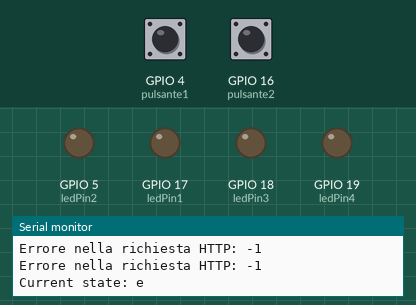
Recording of a sketch running on a simulated ESP32. On the bench: output pins drawn as LEDs (lit = HIGH), the last lines printed to the serial monitor. The inputs (shaded band) are chosen by the test bench; at power-on: GPIO 16 (pulsante2) LOW, GPIO 4 (pulsante1) LOW. WiFi joins after 1.5 s; servers stay silent unless stated; uploads are accepted with an empty reply.

Above: at 7.2 s.
7.3 s: GPIO 16 (pulsante2) pulled HIGH for 0.15 s
At 7.9 s:
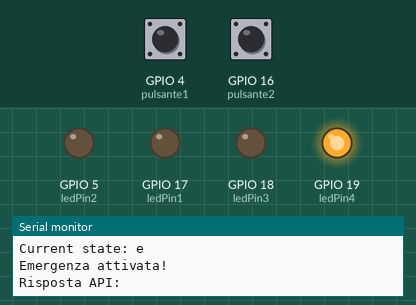
8.9 s: GPIO 4 (pulsante1) pulled HIGH for 0.15 s
Timing chart, 0 to 11.9 s (numbered marks = the images above; inputs shaded):
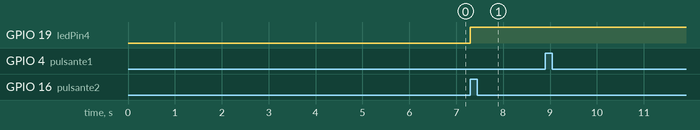

The sketch:

AGV_controller.ino
```cpp
#include <WiFi.h>
#include <HTTPClient.h>
#include <ArduinoJson.h>

const char* ssid = "";
const char* password = "";
const char* apiEndpoint = "";
const char* s3apiEndpoint = "";

const int ledPin1 = 17;  // LED 1: in stazione/navigazione
const int ledPin2 = 5;   // LED 2: attesa carico
const int ledPin3 = 18;  // LED 3: attesa scarico
const int ledPin4 = 19;  // LED 4: emergenza
const int pulsante1 = 4;  // Pulsante 1: gestisce la logica del sistema
const int pulsante2 = 16; // Pulsante 2: emergenza
const int potenziometro = 34;  // Pin del potenziometro
const int threshold = 4000;    // Valore massimo del potenziometro

DynamicJsonDocument doc(1024);
char currentState[32] = "";

unsigned long previousMillis = 0;
unsigned long ledBlinkInterval = 500;  // Intervallo di lampeggio (500 ms)
bool ledState = LOW;

void setup() {

  pinMode(ledPin1, OUTPUT);
  pinMode(ledPin2, OUTPUT);
  pinMode(ledPin3, OUTPUT);
  pinMode(ledPin4, OUTPUT);
  pinMode(pulsante1, INPUT);
  pinMode(pulsante2, INPUT);
  pinMode(potenziometro, INPUT);

  Serial.begin(115200);

  // Connessione Wi-Fi
  WiFi.begin(ssid, password);
  while (WiFi.status() != WL_CONNECTED) {
    delay(1000);
    Serial.println("Connessione a Wi-Fi...");
  }
  Serial.println("Connesso a Wi-Fi");

  for(int i = 0; i< 5; i++){
    strcpy(currentState, getLastState().c_str());
    if(strcmp(currentState, "e") != 0)
      break;
  }
  delay(3000);
  Serial.println("Current state: " + String(currentState));
}

void loop() {
  String response = "";
  const char* newState = "";

  unsigned long currentMillis = millis();

  // Stato "in_stazione" - LED 1 acceso
  if (strcmp(currentState, "in_stazione") == 0) {
    digitalWrite(ledPin1, HIGH);
    digitalWrite(ledPin2, LOW);
    digitalWrite(ledPin3, LOW);
    digitalWrite(ledPin4, LOW);
  }

  // Gestione emergenza con Pulsante 2
  if (digitalRead(pulsante2) == 1) {
    Serial.println("Emergenza attivata!");
    strcpy(currentState, "emergenza");
    digitalWrite(ledPin4, HIGH);  // Accendi il LED 4
    sendEventToAPIGateway("emergenza");

  }

  // Stato "emergenza" - LED 4 acceso
  if (strcmp(currentState, "emergenza") == 0) {
    digitalWrite(ledPin1, LOW);
    digitalWrite(ledPin2, LOW);
    digitalWrite(ledPin3, LOW);
    digitalWrite(ledPin4, HIGH);

    // Se viene premuto il pulsante 1, si ritorna a "in_stazione"
    if (digitalRead(pulsante1) == 1) {
      Serial.println("Uscita dallo stato di emergenza, ritorno a 'in_stazione'");
      response = sendEventToAPIGateway("azione");
      handleApiResponse(response, "in_stazione");
    }
  }

  // Se pulsante premuto in "in_stazione"
  if (digitalRead(pulsante1) == 1 && strcmp(currentState, "in_stazione") == 0) {
    Serial.println("Transizione a 'navigazione'");
    response = sendEventToAPIGateway("azione");
    handleApiResponse(response, "navigazione");
  }

  // Stato "navigazione" con LED 1 lampeggiante
  if (strcmp(currentState, "navigazione") == 0) {
    blinkLed(ledPin1, currentMillis);

    if (digitalRead(pulsante1) == 1) {
      Serial.println("Transizione a 'attesa_carico'");
      response = sendEventToAPIGateway("azione");
      handleApiResponse(response, "attesa_carico");
    }
  }

  // Stato "attesa_carico" - LED 2 lampeggiante
  if (strcmp(currentState, "attesa_carico") == 0) {
    blinkLed(ledPin2, currentMillis);
    digitalWrite(ledPin1, LOW);

    int potValue = analogRead(potenziometro);
    if (potValue >= threshold) {
      Serial.println("Transizione a 'caricato'");
      response = sendEventToAPIGateway("pot_up");
      handleApiResponse(response, "caricato");
    }
  }

  // Stato "caricato" - LED 2 fisso
  if (strcmp(currentState, "caricato") == 0) {
    digitalWrite(ledPin2, HIGH);
    digitalWrite(ledPin1, LOW);
    digitalWrite(ledPin3, LOW);

    if (digitalRead(pulsante1) == 1) {
      Serial.println("Transizione a 'attesa_scarico'");
      response = sendEventToAPIGateway("azione");
      handleApiResponse(response, "attesa_scarico");
    }
  }

  // Stato "attesa_scarico" - LED 3 fisso
  if (strcmp(currentState, "attesa_scarico") == 0) {
    digitalWrite(ledPin3, HIGH);
    digitalWrite(ledPin1, LOW);
    digitalWrite(ledPin2, LOW);

    int potValue = analogRead(potenziometro);
    if (potValue == 0) {
      Serial.println("Transizione a 'in_stazione'");
      response = sendEventToAPIGateway("pot_down");
      handleApiResponse(response, "in_stazione");
    }
  }
}

void handleApiResponse(String response, const char* expectedState) {
  DeserializationError error = deserializeJson(doc, response);
  if (error) {
    Serial.print(F("deserializeJson() failed: "));
    Serial.println(error.c_str());
    return;
  }

  const char* newState = doc["new_state"];
  if (strcmp(newState, expectedState) == 0) {
    strcpy(currentState, newState);
    Serial.print("Nuovo stato: ");
    Serial.println(newState);
  } else {
    Serial.println("Lo stato non è cambiato.");
  }
}

String sendEventToAPIGateway(const char* inputEvent) {
  String response = "";
  if (WiFi.status() == WL_CONNECTED) {
    HTTPClient http;

    String url = String(apiEndpoint) + "?input_event=" + inputEvent;
    http.begin(url);
    http.addHeader("Content-Type", "application/json");

    int httpResponseCode = http.POST("");
    if (httpResponseCode > 0) {
      response = http.getString();
      Serial.println("Risposta API: " + response);
    } else {
      Serial.println("Errore POST: " + String(httpResponseCode));
    }

    http.end();
  } else {
    Serial.println("Non connesso a Wi-Fi");
  }
  return response;
}

void blinkLed(int pin, unsigned long currentMillis) {
  if (currentMillis - previousMillis >= ledBlinkInterval) {
    previousMillis = currentMillis;
    ledState = !ledState;
    digitalWrite(pin, ledState);
  }
}

String getLastState(){
  String response = "";
  if (WiFi.status() == WL_CONNECTED) {
    HTTPClient http;

    String url = String(s3apiEndpoint);
    // Inizia la connessione HTTP
    http.begin(url);

    // Effettua la richiesta GET
    int httpCode = http.GET();

    if (httpCode > 0) {
      if (httpCode == HTTP_CODE_OK) {
        String payload = http.getString();

        // Alloca il buffer per il documento JSON
        StaticJsonDocument<512> doc;

        // Parsing del JSON
        DeserializationError error = deserializeJson(doc, payload);

        if (!error) {
          // Estrai i valori e salvali nelle variabili
          response = doc["last_log"]["new_state"].as<String>();

        } else {
          Serial.print("Errore nel parsing JSON: ");
          Serial.println(error.c_str());
          return "e";
        }
      }
    } else {
      Serial.print("Errore nella richiesta HTTP: ");
      Serial.println(httpCode);
      return "e";
    }

    http.end();
  }
  return response;
}
```

Measured:
- after the input at 7.3 s, GPIO 19 (ledPin4): LOW → HIGH at once
